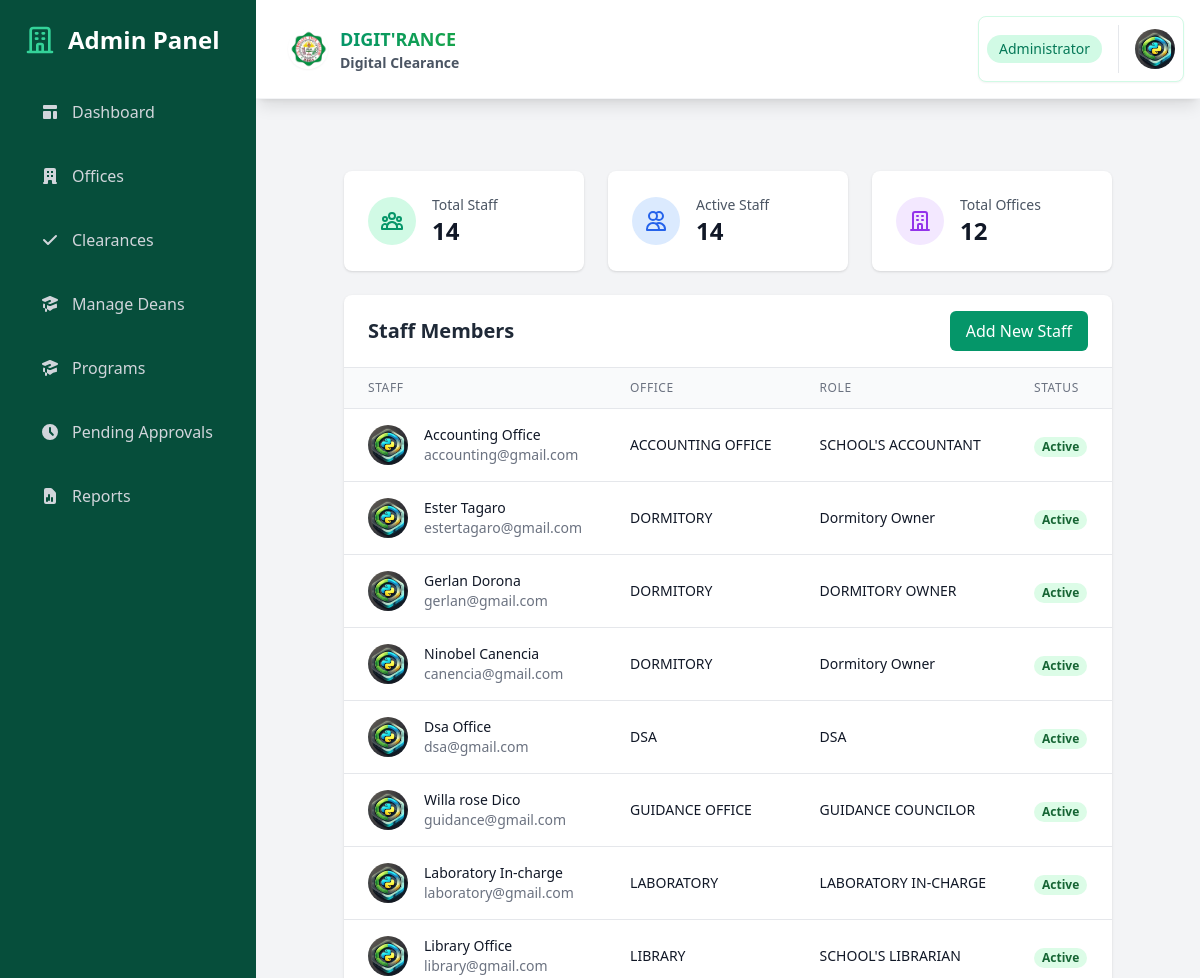
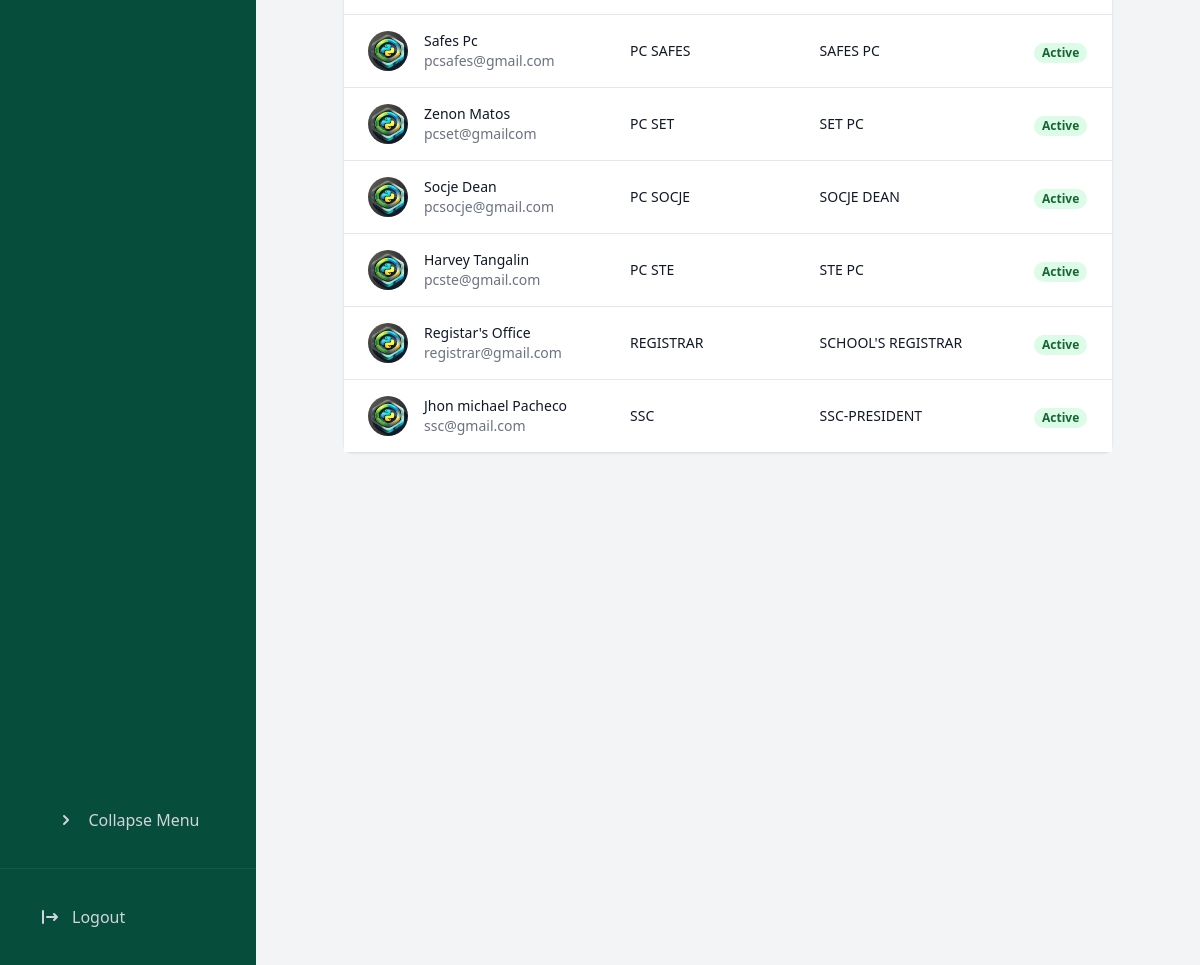
The app's page /dashboard/admin/staff/ (signed in) with its own data (2 pictures, top to bottom).
### core/models.py (models this page shows, shortened)
class Staff(models.Model):
    user = models.OneToOneField(User, on_delete=models.CASCADE)
    office = models.ForeignKey(Office, on_delete=models.CASCADE, related_name='staff')
    role = models.CharField(max_length=100)
    is_dormitory_owner = models.BooleanField(default=False)
    boarding_house_address = models.TextField(verbose_name="Boarding House Address", null=True, blank=True)
    profile_picture = models.ImageField(upload_to='staff_profiles/', null=True, blank=True)
    def get_profile_picture_url(self):
        return self.profile_picture.url if self.profile_picture else static('img/default-profile.png')

class Office(models.Model):
    OFFICE_TYPES = [
        ('SET', 'SET'),
        ('STE', 'STE'),
        ('SOCJE', 'SOCJE'),
        ('SAFES', 'SAFES'),
        ('SSB SET', 'SSB SET'),
        ('SSB STE', 'SSB STE'),
        ('SSB SOCJE', 'SSB SOCJE'),
        ('SSB SAFES', 'SSB SAFES'),
        ('OTHER', 'OTHER'),
    ]
    name = models.CharField(max_length=255, unique=True)
    office_type = models.CharField(max_length=50, choices=OFFICE_TYPES, default='OTHER')
    affiliated_dean = models.ForeignKey(Dean, on_delete=models.SET_NULL, null=True, blank=True)
    description = models.TextField(blank=True, null=True)
    location = models.CharField(max_length=255, blank=True, null=True)
    contact_number = models.CharField(max_length=50, blank=True, null=True)
    email = models.EmailField(blank=True, null=True)
    created_at = models.DateTimeField(auto_now_add=True)

### core/views.py (the view)
# urls.py: path('dashboard/admin/staff/', views.admin_staff, name='admin_staff'),
@login_required
@user_passes_test(lambda u: u.is_superuser)
def admin_staff(request):
    staff = Staff.objects.select_related('user', 'office').all().order_by('office__name', 'user__first_name')
    return render(request, 'admin/staff.html', {
        'staff': staff,
        'statistics': {
            'total_staff': staff.count(),
            'active_staff': staff.filter(user__is_active=True).count(),
            'total_offices': Office.objects.count(),
            'staff_by_office': Office.objects.annotate(staff_count=Count('staff')),
        }
    })

### core/models.py (called while the page is built)
    def get_profile_picture_url(self):
        return self.profile_picture.url if self.profile_picture else static('img/default-profile.png')

### templates/admin/staff.html (shortened to what this page needs)
{% extends 'admin/base_admin.html' %}
{% load static %}
{% block admin_content %}
<div class="p-6 space-y-6">
    <div class="grid grid-cols-1 md:grid-cols-3 gap-6">
        <div class="bg-white rounded-lg shadow p-6">
            <div class="flex items-center">
                <div class="p-3 rounded-full bg-emerald-100 mr-4">
                </div>
                <div>
                    <p class="text-sm font-medium text-gray-600">Total Staff</p>
                    <p class="text-2xl font-bold text-gray-900">{{ statistics.total_staff }}</p>
                </div>
            </div>
        </div>
        <div class="bg-white rounded-lg shadow p-6">
            <div class="flex items-center">
                <div class="p-3 rounded-full bg-blue-100 mr-4">
                    <svg class="w-6 h-6 text-blue-600" fill="none" stroke="currentColor" viewBox="0 0 24 24">
                        <path stroke-linecap="round" stroke-linejoin="round" stroke-width="2" d="M12 4.354a4 4 0 110 5.292M15 21H3v-1a6 6 0 0112 0v1zm0 0h6v-1a6 6 0 00-9-5.197M13 7a4 4 0 11-8 0 4 4 0 018 0z" />
                    </svg>
                </div>
                <div>
                    <p class="text-sm font-medium text-gray-600">Active Staff</p>
                    <p class="text-2xl font-bold text-gray-900">{{ statistics.active_staff }}</p>
                </div>
            </div>
        </div>
        <div class="bg-white rounded-lg shadow p-6">
            <div class="flex items-center">
                <div class="p-3 rounded-full bg-purple-100 mr-4">
                    <svg class="w-6 h-6 text-purple-600" fill="none" stroke="currentColor" viewBox="0 0 24 24">
                        <path stroke-linecap="round" stroke-linejoin="round" stroke-width="2" d="M19 21V5a2 2 0 00-2-2H7a2 2 0 00-2 2v16m14 0h2m-2 0h-5m-9 0H3m2 0h5M9 7h1m-1 4h1m4-4h1m-1 4h1m-5 10v-5a1 1 0 011-1h2a1 1 0 011 1v5m-4 0h4" />
                    </svg>
                </div>
                <div>
                    <p class="text-sm font-medium text-gray-600">Total Offices</p>
                    <p class="text-2xl font-bold text-gray-900">{{ statistics.total_offices }}</p>
                </div>
            </div>
        </div>
    </div>
    <div class="bg-white rounded-lg shadow">
        <div class="px-6 py-4 border-b border-gray-200">
            <div class="flex justify-between items-center">
                <h2 class="text-xl font-semibold text-gray-800">Staff Members</h2>
                <a href="{% url 'admin_staff_add' %}" class="bg-emerald-600 text-white px-4 py-2 rounded-md hover:bg-emerald-700 transition duration-150">
                    Add New Staff
                </a>
            </div>
        </div>
        <div class="overflow-x-auto">
            <table class="min-w-full divide-y divide-gray-200">
                <thead class="bg-gray-50">
                    <tr>
                        <th class="px-6 py-3 text-left text-xs font-medium text-gray-500 uppercase tracking-wider">Staff</th>
                        <th class="px-6 py-3 text-left text-xs font-medium text-gray-500 uppercase tracking-wider">Office</th>
                        <th class="px-6 py-3 text-left text-xs font-medium text-gray-500 uppercase tracking-wider">Role</th>
                        <th class="px-6 py-3 text-left text-xs font-medium text-gray-500 uppercase tracking-wider">Status</th>
                    </tr>
                </thead>
                <tbody class="bg-white divide-y divide-gray-200">
                    {% for staff_member in staff %}
                    <tr>
                        <td class="px-6 py-4 whitespace-nowrap">
                            <div class="flex items-center">
                                <div class="flex-shrink-0 h-10 w-10">
                                    <img class="h-10 w-10 rounded-full object-cover"
                                         src="{{ staff_member.get_profile_picture_url }}"
                                         alt="{{ staff_member.user.get_full_name }}">
                                </div>
                                <div class="ml-4">
                                    <div class="text-sm font-medium text-gray-900">
                                        {{ staff_member.user.get_full_name }}
                                    </div>
                                    <div class="text-sm text-gray-500">
                                        {{ staff_member.user.email }}
                                    </div>
                                </div>
                            </div>
                        </td>
                        <td class="px-6 py-4 whitespace-nowrap">
                            <div class="text-sm text-gray-900">{{ staff_member.office.name }}</div>
                        </td>
                        <td class="px-6 py-4 whitespace-nowrap">
                            <div class="text-sm text-gray-900">{{ staff_member.role }}</div>
                        </td>
                        <td class="px-6 py-4 whitespace-nowrap">
                            <span class="px-2 inline-flex text-xs leading-5 font-semibold rounded-full
                                       {% if staff_member.user.is_active %}
                                       bg-green-100 text-green-800
                                       {% else %}
                                       bg-red-100 text-red-800
                                       {% endif %}">
                                {{ staff_member.user.is_active|yesno:"Active,Inactive" }}
                            </span>
                        </td>
                    </tr>
                    {% empty %}
                    <tr>
                        <td colspan="5" class="px-6 py-4 text-center text-gray-500">
                            No staff members found
                        </td>
                    </tr>
                    {% endfor %}
                </tbody>
            </table>
        </div>
    </div>
</div>
{% endblock %}

### records on screen
Staff: user.get_full_name "Accounting Office", user.email "accounting@gmail.com", office.name "ACCOUNTING OFFICE", role "SCHOOL'S ACCOUNTANT", user.is_active "Active"
Staff: user.get_full_name "Ester Tagaro", user.email "estertagaro@gmail.com", office.name "DORMITORY", role "Dormitory Owner", user.is_active "Active"
Staff: user.get_full_name "Gerlan Dorona", user.email "gerlan@gmail.com", office.name "DORMITORY", role "DORMITORY OWNER", user.is_active "Active"
Staff: user.get_full_name "Ninobel Canencia", user.email "canencia@gmail.com", office.name "DORMITORY", role "Dormitory Owner", user.is_active "Active"
Staff: user.get_full_name "Dsa Office", user.email "dsa@gmail.com", office.name "DSA", role "DSA", user.is_active "Active"
Staff: user.get_full_name "Willa rose Dico", user.email "guidance@gmail.com", office.name "GUIDANCE OFFICE", role "GUIDANCE COUNCILOR", user.is_active "Active"
Staff: user.get_full_name "Laboratory In-charge", user.email "laboratory@gmail.com", office.name "LABORATORY", role "LABORATORY IN-CHARGE", user.is_active "Active"
Staff: user.get_full_name "Library Office", user.email "library@gmail.com", office.name "LIBRARY", role "SCHOOL'S LIBRARIAN", user.is_active "Active"
Staff: user.get_full_name "Safes Pc", user.email "pcsafes@gmail.com", office.name "PC SAFES", role "SAFES PC", user.is_active "Active"
Staff: user.get_full_name "Zenon Matos", user.email "pcset@gmailcom", office.name "PC SET", role "SET PC", user.is_active "Active"
Staff: user.get_full_name "Socje Dean", user.email "pcsocje@gmail.com", office.name "PC SOCJE", role "SOCJE DEAN", user.is_active "Active"
Staff: user.get_full_name "Harvey Tangalin", user.email "pcste@gmail.com", office.name "PC STE", role "STE PC", user.is_active "Active"
Staff: user.get_full_name "Registar's Office", user.email "registrar@gmail.com", office.name "REGISTRAR", role "SCHOOL'S REGISTRAR", user.is_active "Active"
Staff: user.get_full_name "Jhon michael Pacheco", user.email "ssc@gmail.com", office.name "SSC", role "SSC-PRESIDENT", user.is_active "Active"

### other values on screen
{{ statistics.total_staff }} "14"
{{ statistics.active_staff }} "14"
{{ statistics.total_offices }} "12"
